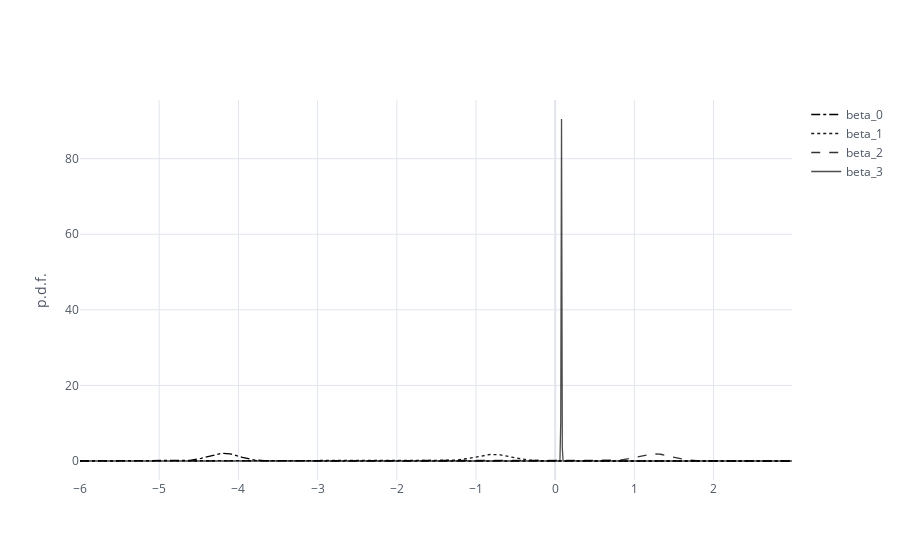

Notebook cell for this chart:
### Code cell
configure_plotly_browser_state()

lrmodel = exploration_data['eps-greedy']['models']['B']
df_beta_dist = pd.DataFrame([], index=np.arange(-6,3,0.01))
mean = lrmodel.m
std_dev = lrmodel.q ** (-1/2)

for i in range(lrmodel.n_dim):
    df_beta_dist['beta_'+str(i)] = stats.norm(loc=mean[i],
                                              scale=std_dev[i]).pdf(df_beta_dist.index)

df_beta_dist.iplot(dash=['dashdot','dot', 'dash', 'solid'],
                   yTitle='p.d.f.',
                   color='black')

### Figure 1 — Plotly figure (JSON) as saved in the notebook; plotly's stock layout.template omitted (floating-point values rounded to 4 significant figures; data arrays with more than 128 entries replaced by an {"elided": "..."} marker saying what was removed)
{"data": [{"line": {"color": "rgba(0, 0, 0, 1.0)", "dash": "dashdot", "shape": "linear", "width": 1.3}, "mode": "lines", "name": "beta_0", "text": "", "x": {"elided": "900 float values"}, "y": {"elided": "900 float values"}, "type": "scatter"}, {"line": {"color": "rgba(0, 0, 0, 0.8999999999999999)", "dash": "dot", "shape": "linear", "width": 1.3}, "mode": "lines", "name": "beta_1", "text": "", "x": {"elided": "900 float values"}, "y": {"elided": "900 float values"}, "type": "scatter"}, {"line": {"color": "rgba(0, 0, 0, 0.7999999999999998)", "dash": "dash", "shape": "linear", "width": 1.3}, "mode": "lines", "name": "beta_2", "text": "", "x": {"elided": "900 float values"}, "y": {"elided": "900 float values"}, "type": "scatter"}, {"line": {"color": "rgba(0, 0, 0, 0.7)", "dash": "solid", "shape": "linear", "width": 1.3}, "mode": "lines", "name": "beta_3", "text": "", "x": {"elided": "900 float values"}, "y": {"elided": "900 float values"}, "type": "scatter"}], "layout": {"legend": {"bgcolor": "#FFFFFF", "font": {"color": "#4D5663"}}, "paper_bgcolor": "#FFFFFF", "plot_bgcolor": "#FFFFFF", "title": {"font": {"color": "#4D5663"}}, "xaxis": {"gridcolor": "#E1E5ED", "showgrid": true, "tickfont": {"color": "#4D5663"}, "title": {"font": {"color": "#4D5663"}, "text": ""}, "zerolinecolor": "#E1E5ED"}, "yaxis": {"gridcolor": "#E1E5ED", "showgrid": true, "tickfont": {"color": "#4D5663"}, "title": {"font": {"color": "#4D5663"}, "text": "p.d.f."}, "zerolinecolor": "#E1E5ED"}}}
